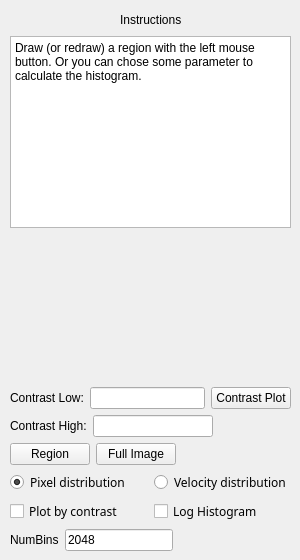
    <widget class="QWidget" name="tab_4">
     <attribute name="title">
      <string>Histogram Tools</string>
     </attribute>
     <widget class="QWidget" name="layoutWidget">
      <property name="geometry">
       <rect>
        <x>10</x>
        <y>10</y>
        <width>281</width>
        <height>541</height>
       </rect>
      </property>
      <layout class="QVBoxLayout" name="histoverticalLayout_12">
       <item>
        <layout class="QVBoxLayout" name="verticalLayout_10">
         <item>
          <layout class="QHBoxLayout" name="horizontalLayout_20">
           <item>
            <spacer name="horizontalSpacer_6">
             <property name="orientation">
              <enum>Qt::Horizontal</enum>
             </property>
             <property name="sizeHint" stdset="0">
              <size>
               <width>40</width>
               <height>20</height>
              </size>
             </property>
            </spacer>
           </item>
           <item>
            <widget class="QLabel" name="Intruc_histolabel_2">
             <property name="text">
              <string>Instructions</string>
             </property>
            </widget>
           </item>
           <item>
            <spacer name="horizontalSpacer_7">
             <property name="orientation">
              <enum>Qt::Horizontal</enum>
             </property>
             <property name="sizeHint" stdset="0">
              <size>
               <width>40</width>
               <height>20</height>
              </size>
             </property>
            </spacer>
           </item>
          </layout>
         </item>
         <item>
          <widget class="QPlainTextEdit" name="histo_plainTextEdit">
           <property name="sizePolicy">
            <sizepolicy hsizetype="Preferred" vsizetype="Preferred">
             <horstretch>0</horstretch>
             <verstretch>0</verstretch>
            </sizepolicy>
           </property>
           <property name="minimumSize">
            <size>
             <width>0</width>
             <height>110</height>
            </size>
           </property>
           <property name="plainText">
            <string>Draw (or redraw) a region with the left mouse button. Or you can chose some parameter to calculate the histogram.</string>
           </property>
          </widget>
         </item>
        </layout>
       </item>
       <item>
        <widget class="QWidget" name="widget_2" native="true">
         <property name="sizePolicy">
          <sizepolicy hsizetype="Expanding" vsizetype="Expanding">
           <horstretch>0</horstretch>
           <verstretch>0</verstretch>
          </sizepolicy>
         </property>
        </widget>
       </item>
       <item>
        <layout class="QHBoxLayout" name="horizontalLayout_21">
         <item>
          <widget class="QLabel" name="label_2">
           <property name="text">
            <string>Contrast Low:</string>
           </property>
          </widget>
         </item>
         <item>
          <widget class="QLineEdit" name="LOClineEdit"/>
         </item>
         <item>
          <widget class="QPushButton" name="ContrastPlotpushButton_2">
           <property name="text">
            <string>Contrast Plot</string>
           </property>
          </widget>
         </item>
        </layout>
       </item>
       <item>
        <layout class="QHBoxLayout" name="horizontalLayout_22">
         <item>
          <widget class="QLabel" name="label_3">
           <property name="text">
            <string>Contrast High:</string>
           </property>
          </widget>
         </item>
         <item>
          <widget class="QLineEdit" name="HIClineEdit"/>
         </item>
         <item>
          <spacer name="horizontalSpacer_9">
           <property name="orientation">
            <enum>Qt::Horizontal</enum>
           </property>
           <property name="sizeType">
            <enum>QSizePolicy::Fixed</enum>
           </property>
           <property name="sizeHint" stdset="0">
            <size>
             <width>78</width>
             <height>17</height>
            </size>
           </property>
          </spacer>
         </item>
        </layout>
       </item>
       <item>
        <layout class="QHBoxLayout" name="horizontalLayout_12">
         <item>
          <widget class="QPushButton" name="RegionpushButton_2">
           <property name="text">
            <string>Region</string>
           </property>
          </widget>
         </item>
         <item>
          <widget class="QPushButton" name="fullhistpushButton">
           <property name="text">
            <string>Full Image</string>
           </property>
          </widget>
         </item>
         <item>
          <spacer name="horizontalSpacer_8">
           <property name="orientation">
            <enum>Qt::Horizontal</enum>
           </property>
           <property name="sizeHint" stdset="0">
            <size>
             <width>40</width>
             <height>20</height>
            </size>
           </property>
          </spacer>
         </item>
        </layout>
       </item>
       <item>
        <layout class="QVBoxLayout" name="verticalLayout_9">
         <item>
          <layout class="QHBoxLayout" name="horizontalLayout_16">
           <item>
            <widget class="QRadioButton" name="pixelradioButton">
             <property name="font">
              <font>
               <family>Abyssinica SIL</family>
              </font>
             </property>
             <property name="text">
              <string>Pixel distribution</string>
             </property>
             <property name="checked">
              <bool>true</bool>
             </property>
            </widget>
           </item>
           <item>
            <widget class="QRadioButton" name="velocityradioButton_2">
             <property name="sizePolicy">
              <sizepolicy hsizetype="Minimum" vsizetype="Fixed">
               <horstretch>0</horstretch>
               <verstretch>0</verstretch>
              </sizepolicy>
             </property>
             <property name="font">
              <font>
               <family>Abyssinica SIL</family>
              </font>
             </property>
             <property name="text">
              <string>Velocity distribution</string>
             </property>
            </widget>
           </item>
          </layout>
         </item>
         <item>
          <layout class="QHBoxLayout" name="horizontalLayout_17">
           <item>
            <widget class="QCheckBox" name="checkBox_2">
             <property name="font">
              <font>
               <family>Abyssinica SIL</family>
              </font>
             </property>
             <property name="text">
              <string>Plot by contrast</string>
             </property>
            </widget>
           </item>
           <item>
            <widget class="QCheckBox" name="LOGcheckBox">
             <property name="font">
              <font>
               <family>Abyssinica SIL</family>
              </font>
             </property>
             <property name="text">
              <string>Log Histogram</string>
             </property>
            </widget>
           </item>
          </layout>
         </item>
         <item>
          <layout class="QHBoxLayout" name="horizontalLayout_19">
           <item>
            <layout class="QHBoxLayout" name="horizontalLayout_18">
             <item>
              <widget class="QLabel" name="label_4">
               <property name="text">
                <string>NumBins</string>
               </property>
              </widget>
             </item>
             <item>
              <widget class="QLineEdit" name="lineEdit_3">
               <property name="text">
                <string>2048</string>
               </property>
               <property name="placeholderText">
                <string/>
               </property>
              </widget>
             </item>
            </layout>
           </item>
           <item>
            <spacer name="horizontalSpacer_5">
             <property name="orientation">
              <enum>Qt::Horizontal</enum>
             </property>
             <property name="sizeHint" stdset="0">
              <size>
               <width>40</width>
               <height>20</height>
              </size>
             </property>
            </spacer>
           </item>
          </layout>
         </item>
        </layout>
       </item>
      </layout>
     </widget>
    </widget>
